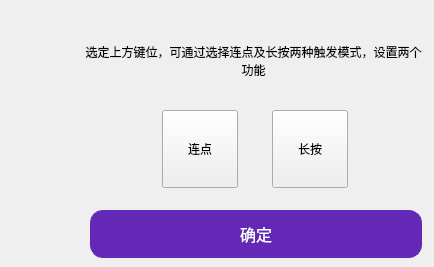
              <widget class="QWidget" name="tab23">
               <attribute name="title">
                <string>切换开关(TGL)</string>
               </attribute>
               <widget class="QPushButton" name="pushButton_OKTGL">
                <property name="geometry">
                 <rect>
                  <x>90</x>
                  <y>210</y>
                  <width>332</width>
                  <height>48</height>
                 </rect>
                </property>
                <property name="minimumSize">
                 <size>
                  <width>46</width>
                  <height>46</height>
                 </size>
                </property>
                <property name="font">
                 <font>
                  <family>MiSans</family>
                  <pointsize>-1</pointsize>
                  <italic>false</italic>
                  <bold>false</bold>
                 </font>
                </property>
                <property name="focusPolicy">
                 <enum>Qt::FocusPolicy::NoFocus</enum>
                </property>
                <property name="styleSheet">
                 <string notr="true">QPushButton{background-color:#6329B6;border:1px solid #6329B6;border-radius:13px;color:white;font-size:16px;}</string>
                </property>
                <property name="text">
                 <string>确定</string>
                </property>
               </widget>
               <widget class="QPushButton" name="pushButton_Clicks">
                <property name="geometry">
                 <rect>
                  <x>162</x>
                  <y>110</y>
                  <width>76</width>
                  <height>78</height>
                 </rect>
                </property>
                <property name="styleSheet">
                 <string notr="true">width:72px; height:72px;</string>
                </property>
                <property name="text">
                 <string>连点</string>
                </property>
                <property name="checkable">
                 <bool>true</bool>
                </property>
                <attribute name="buttonGroup">
                 <string notr="true">buttonGroupTGL</string>
                </attribute>
               </widget>
               <widget class="QPushButton" name="pushButton_Press">
                <property name="geometry">
                 <rect>
                  <x>272</x>
                  <y>110</y>
                  <width>76</width>
                  <height>78</height>
                 </rect>
                </property>
                <property name="styleSheet">
                 <string notr="true">width:72px; height:72px;</string>
                </property>
                <property name="text">
                 <string>长按</string>
                </property>
                <property name="checkable">
                 <bool>true</bool>
                </property>
                <attribute name="buttonGroup">
                 <string notr="true">buttonGroupTGL</string>
                </attribute>
               </widget>
               <widget class="QLabel" name="label_6">
                <property name="geometry">
                 <rect>
                  <x>82</x>
                  <y>40</y>
                  <width>343</width>
                  <height>41</height>
                 </rect>
                </property>
                <property name="text">
                 <string>选定上方键位，可通过选择连点及长按两种触发模式，设置两个功能</string>
                </property>
                <property name="alignment">
                 <set>Qt::AlignmentFlag::AlignCenter</set>
                </property>
                <property name="wordWrap">
                 <bool>true</bool>
                </property>
               </widget>
              </widget>
